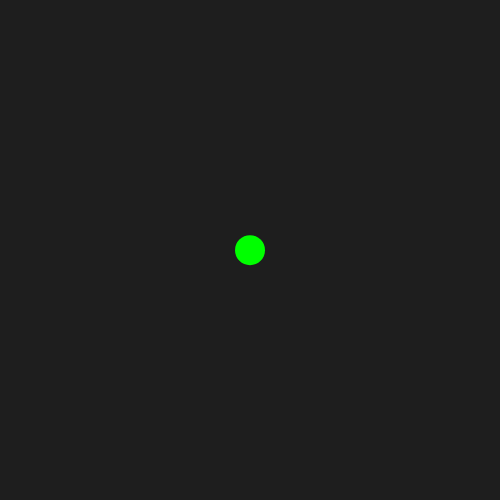
Frame 1 (no input)
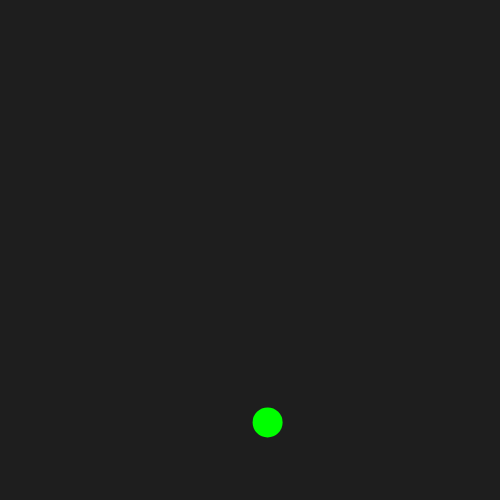
Frame 60 (no input)
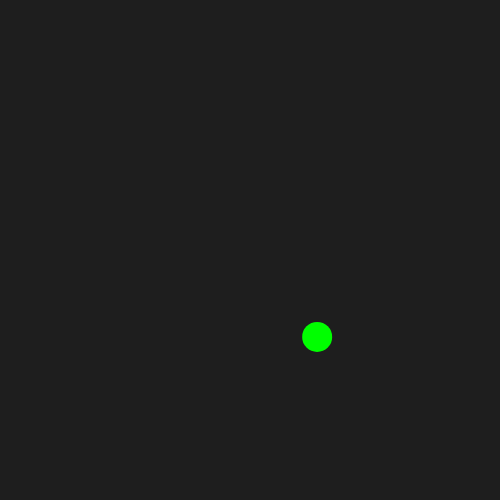
Frame 120 (the mouse pressed at the canvas centre since frame 60)

The p5.js sketch that drew these frames (run headless with seeded random() and noise() and a simulated clock; from frame 60 on, the mouse is pressed at the canvas centre):

// p5.js sketch
// ── sketch.js
var mover;

function setup() {
 createCanvas(500, 500);
 mover = new Mover();

}

function draw() {
  var gravity = createVector(0, 0.2);
  var wind = createVector(0.01, 0);
  mover.applyForce(gravity);
  mover.applyForce(wind);
  background(30);
  noStroke();
  fill(0, 255, 0);
  mover.update();
  mover.display();
}

// ── mover.js
class Mover {
  constructor() {
    this.loc = createVector(width/2, height/2);
    this.vel = createVector(0, 0);
    this.acc = createVector(0, 0);
  }

  applyForce(force) {
    this.acc.add(force);
  }

  update() {
    this.vel.add(this.acc);
    this.loc.add(this.vel);
    this.vel.mult(0.998);
    this.acc.mult(0);

    if (this.loc.y > height) {
      this.loc.y = height;
      this.vel.y *= -1;
    }

    if (this.loc.x > width) {
      this.loc.x = width;
      this.vel.x *= -1;
    }
  }

  display() {
    ellipse(this.loc.x, this.loc.y, 30, 30);
  }
}
